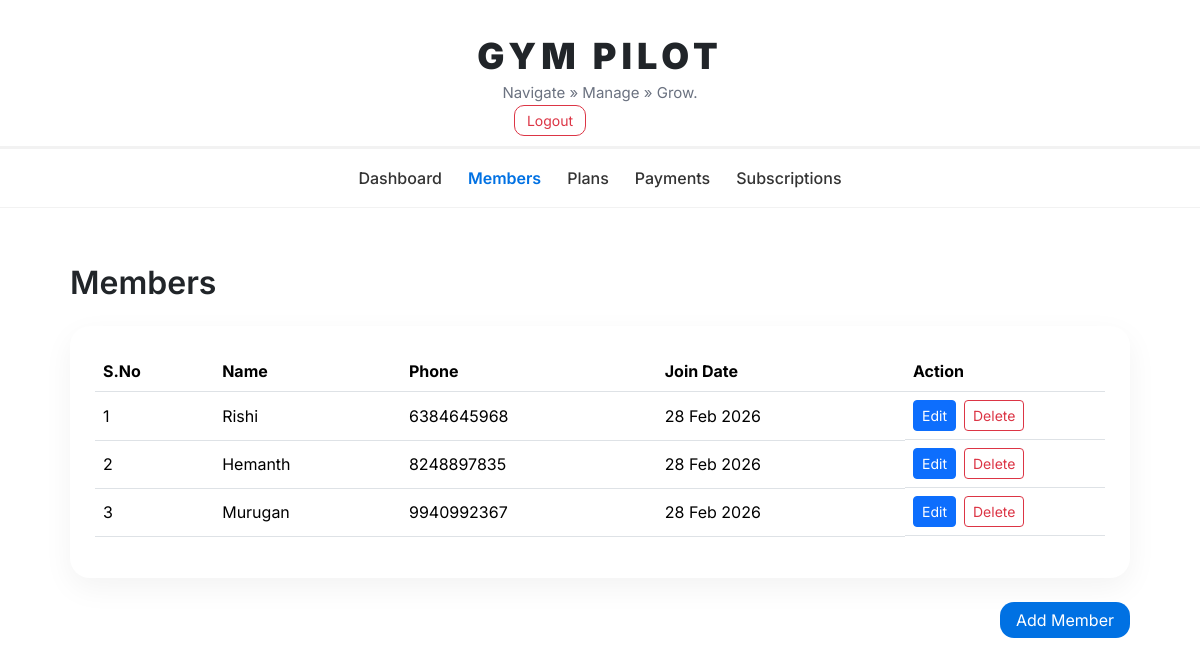
Before: /members/ (signed in) with the older database file.
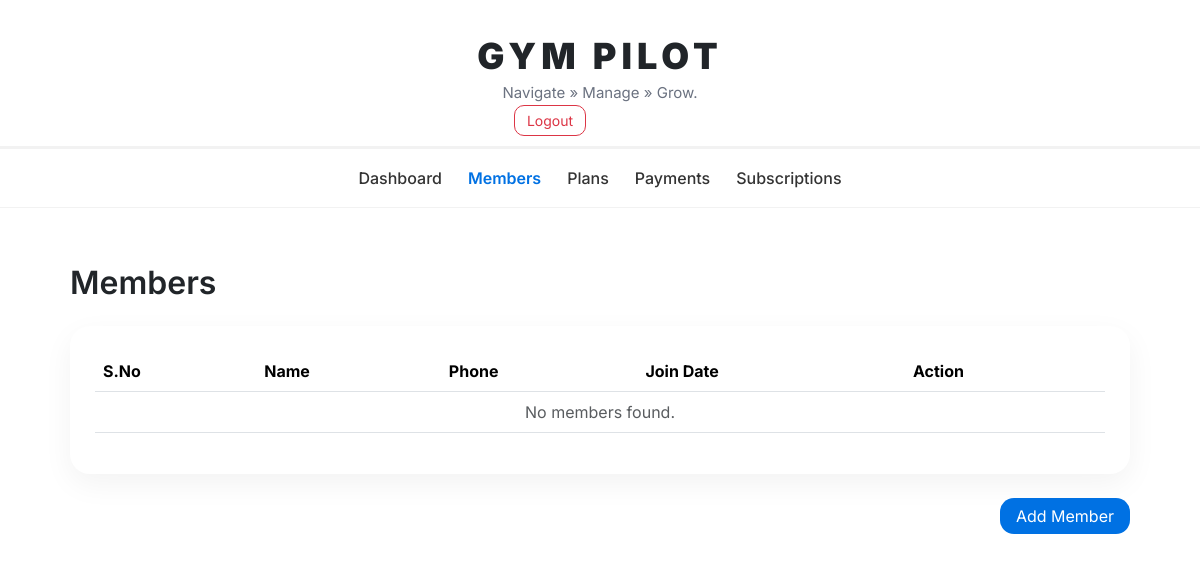
After: the same page with the newer database file.
### gym/models.py (models this page shows, shortened)
class Member(models.Model):
    gym = models.ForeignKey(Gym, on_delete=models.CASCADE)
    name = models.CharField(max_length=120)
    country_code = models.CharField(max_length=5, default="+91")
    phone = models.CharField(max_length=10)
    join_date = models.DateField(default=timezone.now)

### gym/views.py (the view)
# urls.py: path('members/', views.members_list, name='members'),
@login_required
def members_list(request):
    gym = get_object_or_404(Gym, owner=request.user)
    members = Member.objects.filter(gym=gym)
    return render(request, "members.html", {"members": members})

### gym/templates/members.html (shortened to what this page needs)
{% extends 'base.html' %}
{% block content %}
<div class="mb-4 mt-3">
    <h2 class="fw-semibold ">Members</h2>
</div>
<div class="glass-card">
    <div class="desktop-table">
        <table class="table modern-table align-middle">
        <thead>
            <tr>
                <th>S.No</th>
                <th>Name</th>
                <th>Phone</th>
                <th>Join Date</th>
                <th style="width:200px;">Action</th>
            </tr>
        </thead>
        <tbody>
            {% for member in members %}
            <tr>
                <td>{{ forloop.counter }}</td>
                <td>{{ member.name }}</td>
                <td>{{ member.phone }}</td>
                <td>{{ member.join_date|date:"d M Y" }}</td>
                <td class="d-flex gap-2">
                    <a href="{% url 'gym:edit_member' member.id %}" class="btn btn-sm btn-primary">Edit</a>
                    <form method="POST" action="{% url 'gym:delete_member' member.id %}">
                        <button type="submit" class="btn btn-sm btn-outline-danger" onclick="return confirm('Delete this member?');">Delete</button>
                    </form>
                </td>
            </tr>
            {% empty %}
            <tr>
                <td colspan="5" class="text-center text-muted">
                    No members found.
                </td>
            </tr>
            {% endfor %}
        </tbody>
        </table>
    </div>
</div>
<div class="d-flex justify-content-end mt-4">
    <a href="{% url 'gym:add_member' %}" class="btn-modern text-center text-decoration-none">
        Add Member
    </a>
</div>
{% endblock %}

Changed rows visible on the page:
removed Member: name "Rishi", phone "6384645968", join_date "28 Feb 2026"
removed Member: name "Hemanth", phone "8248897835", join_date "28 Feb 2026"
removed Member: name "Murugan", phone "9940992367", join_date "28 Feb 2026"
Other visible differences:
text now shown: "No members found."
